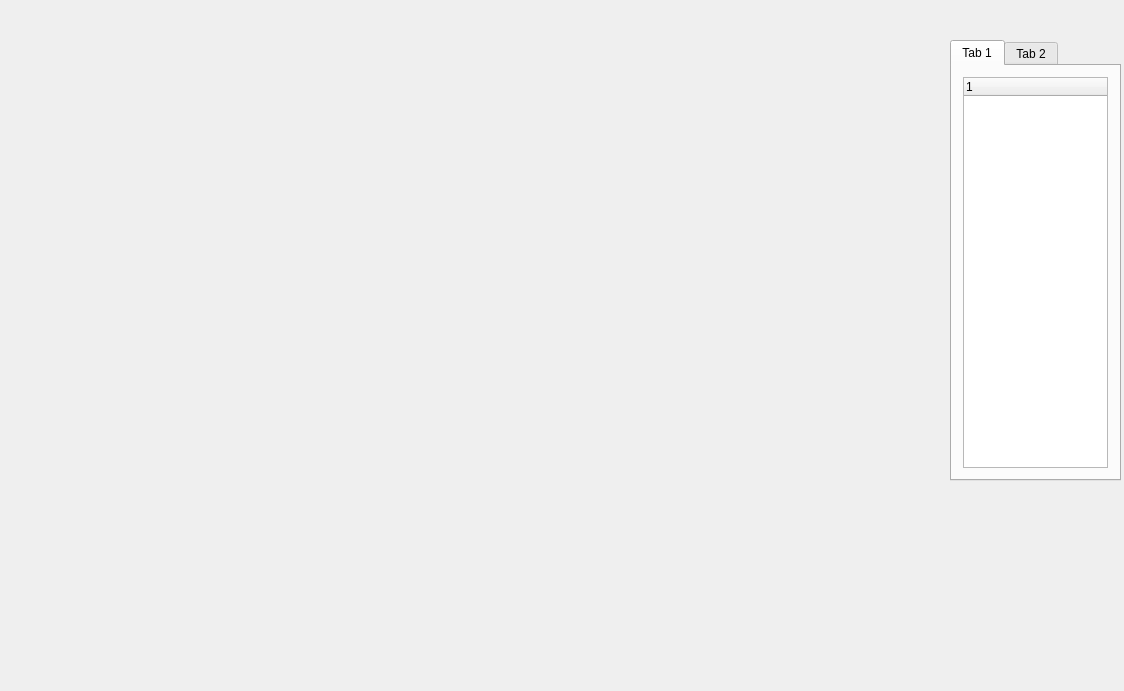
<?xml version="1.0" encoding="UTF-8"?>
<ui version="4.0">
 <class>Editor</class>
 <widget class="QWidget" name="Editor">
  <property name="geometry">
   <rect>
    <x>0</x>
    <y>0</y>
    <width>1124</width>
    <height>691</height>
   </rect>
  </property>
  <property name="windowTitle">
   <string>ApproxEditor</string>
  </property>
  <widget class="QTabWidget" name="tabWidget">
   <property name="geometry">
    <rect>
     <x>950</x>
     <y>40</y>
     <width>171</width>
     <height>441</height>
    </rect>
   </property>
   <widget class="QWidget" name="tab">
    <attribute name="title">
     <string>Tab 1</string>
    </attribute>
    <layout class="QVBoxLayout" name="verticalLayout">
     <item>
      <widget class="QTreeWidget" name="treeWidget">
       <column>
        <property name="text">
         <string notr="true">1</string>
        </property>
       </column>
      </widget>
     </item>
    </layout>
   </widget>
   <widget class="QWidget" name="tab_2">
    <attribute name="title">
     <string>Tab 2</string>
    </attribute>
   </widget>
  </widget>
 </widget>
 <layoutdefault spacing="6" margin="11"/>
 <resources>
  <include location="Resources/editor.qrc"/>
 </resources>
 <connections/>
</ui>
